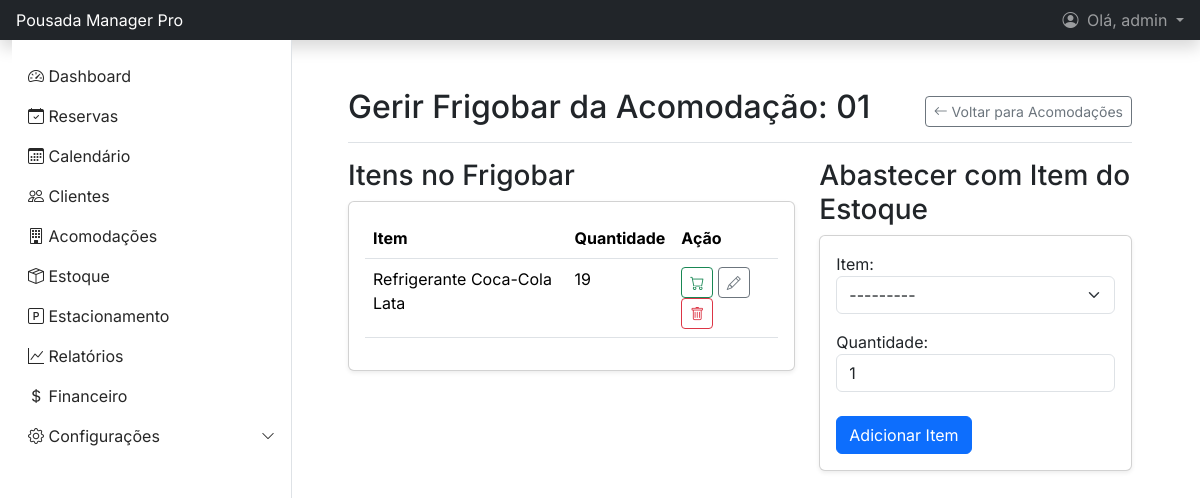
Page /acomodacoes/7/frigobar/ (signed in) on the committed database.
### gestao/models.py (models this page shows, shortened)
class Acomodacao(models.Model):
    STATUS_CHOICES = (
        ('disponivel', 'Disponível'),
        ('ocupado', 'Ocupado'),
        ('manutencao', 'Em Manutenção'),
        ('limpeza', 'Limpeza'),
    )
    numero = models.CharField(max_length=10, unique=True)
    tipo = models.ForeignKey(TipoAcomodacao, on_delete=models.PROTECT, related_name='acomodacoes')
    descricao = models.TextField(null=True, blank=True)
    capacidade = models.PositiveIntegerField(default=1, help_text="Número máximo de hóspedes.")
    qtd_camas = models.PositiveIntegerField(default=1, help_text="Quantidade de camas no quarto.")
    status = models.CharField(max_length=20, choices=STATUS_CHOICES, default='disponivel')
    history = HistoricalRecords()

class ItemFrigobar(models.Model):
    frigobar = models.ForeignKey(Frigobar, on_delete=models.CASCADE)
    item = models.ForeignKey(ItemEstoque, on_delete=models.CASCADE)
    quantidade = models.PositiveIntegerField(default=1)
    history = HistoricalRecords()

class ItemEstoque(models.Model):
    nome = models.CharField(max_length=100)
    descricao = models.TextField(blank=True)
    quantidade = models.PositiveIntegerField(default=0)
    preco_venda = models.DecimalField("Preço de Venda", max_digits=10, decimal_places=2)
    history = HistoricalRecords()
    def __str__(self):
        return f"{self.nome} ({self.quantidade} un.)"

### gestao/views.py (the view, shortened to what this page needs)
# urls.py: path('acomodacoes/<int:acomodacao_pk>/frigobar/', views.frigobar_detail_view, name='frigobar_detail'),
@login_required
def frigobar_detail_view(request, acomodacao_pk):
    acomodacao = get_object_or_404(Acomodacao, pk=acomodacao_pk)
    frigobar, created = Frigobar.objects.get_or_create(acomodacao=acomodacao)
    form = AbastecerFrigobarForm(request.POST or None)
    context = {
        'acomodacao': acomodacao,
        'frigobar': frigobar,
        'form': form
    }
    return render(request, 'gestao/frigobar_detail.html', context)

### gestao/forms.py
class AbastecerFrigobarForm(forms.ModelForm):
    class Meta:
        model = ItemFrigobar
        fields = ['item', 'quantidade']
        widgets = {
            'item': forms.Select(attrs={'class': 'form-select'}),
            'quantidade': forms.NumberInput(attrs={'class': 'form-control'}),
        }

### templates/gestao/frigobar_detail.html (shortened to what this page needs)
{% extends 'base.html' %}
{% block content %}
<main class="px-md-4">
    <div class="d-flex justify-content-between flex-wrap flex-md-nowrap align-items-center pt-3 pb-2 mb-3 border-bottom">
        <h1 class="h2">Gerir Frigobar da Acomodação: {{ acomodacao.numero }}</h1>
        <a href="{% url 'acomodacao_list' %}" class="btn btn-sm btn-outline-secondary">
            <i class="bi bi-arrow-left"></i> Voltar para Acomodações
        </a>
    </div>
</main>
<div class="row px-md-4">
    <div class="col-md-7">
        <h3>Itens no Frigobar</h3>
        <div class="card shadow-sm">
            <div class="card-body">
                <table class="table">
                    <thead><tr><th>Item</th><th>Quantidade</th><th>Ação</th></tr></thead>
                    <tbody>
                        {% for item_frigobar in frigobar.itemfrigobar_set.all %}
                        <tr>
                            <td>{{ item_frigobar.item.nome }}</td>
                            <td>{{ item_frigobar.quantidade }}</td>
                            <td>
                                <form action="{% url 'registrar_consumo_frigobar' item_frigobar.pk %}" method="post" class="d-inline">
                                    <button type="submit" class="btn btn-sm btn-outline-success" title="Registrar consumo de 1 unidade">
                                        <i class="bi bi-cart"></i>
                                    </button>
                                </form>
                                <a href="{% url 'editar_item_frigobar' item_frigobar.pk %}" class="btn btn-sm btn-outline-secondary" title="Editar quantidade">
                                    <i class="bi bi-pencil"></i>
                                </a>
                                <form action="{% url 'remover_item_frigobar' item_frigobar.pk %}" method="post" class="d-inline">
                                    <button type="submit" class="btn btn-sm btn-outline-danger" title="Remover item do frigobar">
                                        <i class="bi bi-trash"></i>
                                    </button>
                                </form>
                            </td>
                        </tr>
                        {% empty %}
                        <tr><td colspan="3" class="text-center">Frigobar vazio.</td></tr>
                        {% endfor %}
                    </tbody>
                </table>
            </div>
        </div>
    </div>
    <div class="col-md-5">
        <h3>Abastecer com Item do Estoque</h3>
        <div class="card shadow-sm">
            <div class="card-body">
                <form method="post">
                    {{ form.as_p }}
                    <button type="submit" class="btn btn-primary mt-2">Adicionar Item</button>
                </form>
            </div>
        </div>
    </div>
</div>
{% endblock %}

### templates/base.html (shortened to what this page needs)
{% load static %} <!doctype html>
<html lang="pt-br">
<head>
    <link href="https://cdn.jsdelivr.net/npm/bootstrap@5.3.3/dist/css/bootstrap.min.css" rel="stylesheet">
    <link rel="stylesheet" href="https://cdn.jsdelivr.net/npm/bootstrap-icons@1.11.3/font/bootstrap-icons.min.css">
</head>
<body>
<header class="navbar navbar-dark bg-dark sticky-top flex-md-nowrap p-0 shadow">
    <a class="navbar-brand col-md-3 col-lg-2 me-0 px-3 fs-6" href="{% url 'dashboard' %}">
        Pousada Manager Pro
    </a>
    <div class="navbar-nav ms-auto">
        {% if user.is_authenticated %}
            <div class="nav-item dropdown">
                <a class="nav-link dropdown-toggle px-3" href="#" role="button" data-bs-toggle="dropdown" aria-expanded="false">
                    <i class="bi bi-person-circle me-1"></i>
                    Olá, {{ request.user.first_name|default:request.user.username }}
                </a>
            </div>
        {% else %}
            <div class="nav-item text-nowrap">
                <a class="nav-link px-3" href="{% url 'login' %}">Entrar (Login)</a>
            </div>
        {% endif %}
    </div>
</header>
<div class="container-fluid main-container">
    <div class="offcanvas offcanvas-start sidebar" tabindex="-1" id="sidebarMenu">
        <div class="offcanvas-body p-0">
            <ul class="nav flex-column pt-3">
                <li class="nav-item"><a class="nav-link" href="{% url 'dashboard' %}"><i class="bi bi-speedometer2"></i> Dashboard</a></li>
                <li class="nav-item"><a class="nav-link" href="{% url 'reserva_list' %}"><i class="bi bi-calendar-check"></i> Reservas</a></li>
                <li class="nav-item"><a class="nav-link" href="{% url 'calendario_reservas' %}"><i class="bi bi-calendar3"></i> Calendário</a></li>
                <li class="nav-item"><a class="nav-link" href="{% url 'cliente_list' %}"><i class="bi bi-people"></i> Clientes</a></li>
                <li class="nav-item"><a class="nav-link" href="{% url 'acomodacao_list' %}"><i class="bi bi-building"></i> Acomodações</a></li>
                <li class="nav-item"><a class="nav-link" href="{% url 'item_estoque_list' %}"><i class="bi bi-box-seam"></i> Estoque</a></li>
                <li class="nav-item"><a class="nav-link" href="{% url 'vaga_estacionamento_list' %}"><i class="bi bi-p-square"></i> Estacionamento</a></li>
                <li class="nav-item"><a class="nav-link" href="{% url 'relatorio_acomodacoes' %}"><i class="bi bi-graph-up"></i> Relatórios</a></li>
                {% if perms.auth.change_user %}
                <li class="nav-item"><a class="nav-link" href="{% url 'financeiro' %}"><i class="bi bi-currency-dollar"></i> Financeiro</a></li>
                {% endif %}
                <li class="nav-item">
                    <a class="nav-link d-flex justify-content-between align-items-center" data-bs-toggle="collapse" href="#configuracoesSubmenu" role="button" aria-expanded="false" aria-controls="configuracoesSubmenu">
                        <span><i class="bi bi-gear"></i> Configurações</span>
                        <i class="bi bi-chevron-down small"></i>
                    </a>
                </li>
            </ul>
        </div>
    </div>
    <main class="content">
        {% block content %}
        {% endblock %}
    </main>
</div>
</body>
</html>

### templates/base.html (style rules this page uses)
body { display: flex; min-height: 100vh; flex-direction: column; font-family: 'Inter', sans-serif; }
.main-container { display: flex; flex: 1; }
.content { flex: 1; padding: 2rem; }
.sidebar .nav-link { color: #272727; }
@media (min-width: 768px) { #sidebarMenu { position: relative !important; transform: none !important; visibility: visible !important; border-right: 1px solid #dee2e6; width: 280px !important; top: 0; height: auto; } }

### rows in the picture
Acomodacao: numero "01"
ItemFrigobar: item.nome "Refrigerante Coca-Cola Lata", quantidade "19"
ItemEstoque: quantidade "1"

### other values in the picture
{{ request.user.first_name|default:request.user.username }} "admin"
